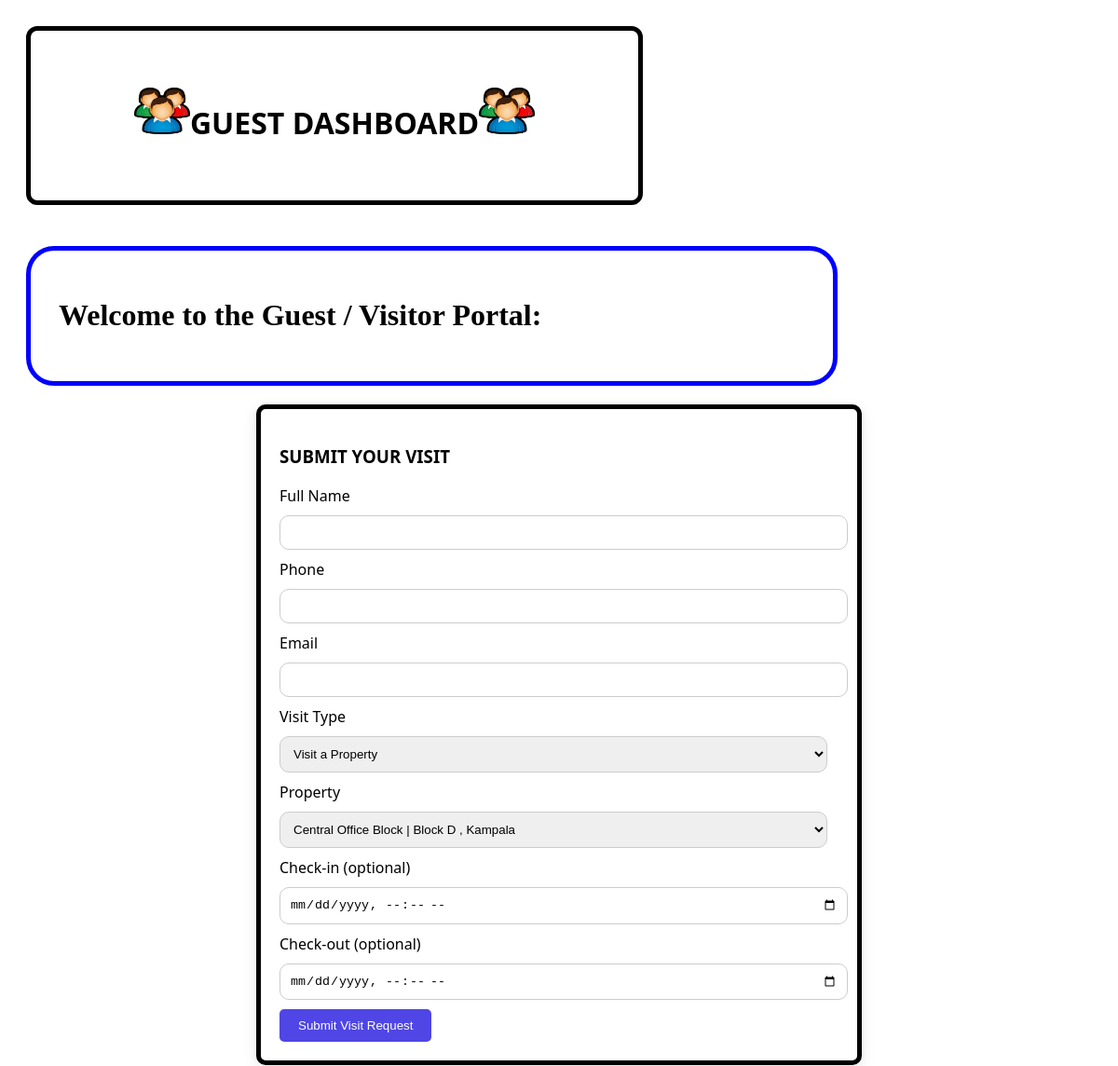
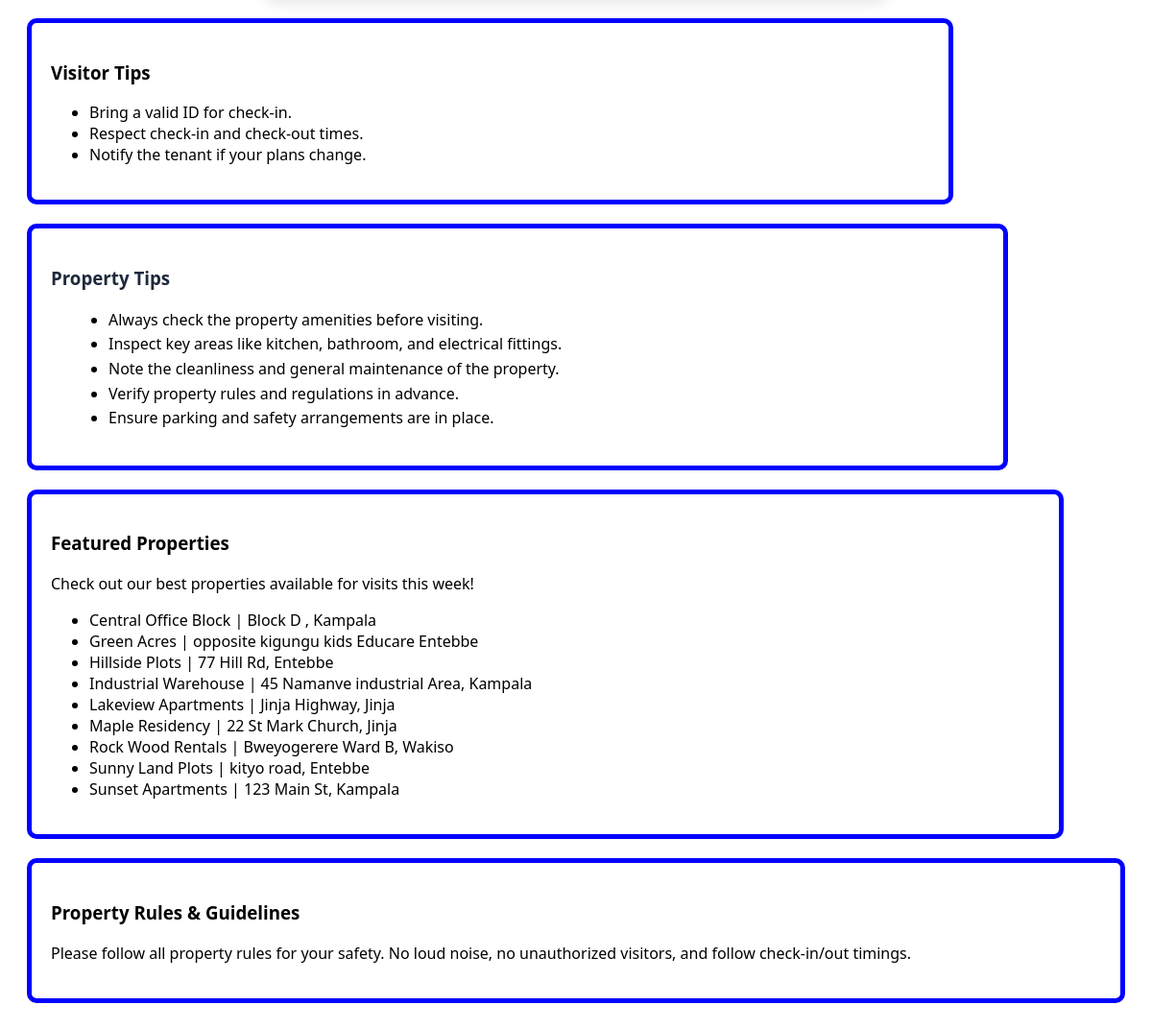
Screenshot of /guests.php with the database file from the repository (2 pictures, top to bottom).
### tables this page shows
CREATE TABLE IF NOT EXISTS `properties` (
  `id` int NOT NULL AUTO_INCREMENT,
  `owner_id` int DEFAULT NULL,
  `property_name` varchar(255) NOT NULL,
  `property_type` varchar(100) DEFAULT NULL,
  `address` text,
  `units` int DEFAULT '0',
  `rent_amount` decimal(10,2) DEFAULT '0.00',
  `created_at` timestamp NULL DEFAULT CURRENT_TIMESTAMP,
  `purpose` enum('Rent','Buy','Lease') DEFAULT 'Rent',
  `bedrooms` int DEFAULT NULL,
  `size_sqft` int DEFAULT NULL,
  `amenities` text,
  `latitude` decimal(10,7) DEFAULT NULL,
  `longitude` decimal(10,7) DEFAULT NULL,
  `broker_id` int DEFAULT NULL,
  `status` enum('available','occupied','archived','pending') DEFAULT 'pending',
  `description` text,
  `commission_rate` decimal(5,2) DEFAULT '0.00',
  `commission_percentage` decimal(5,2) DEFAULT '0.00' COMMENT 'Commission rate for broker in %',
  `image_path` varchar(255) DEFAULT NULL,
  `transaction_type` enum('rent','buy','lease') NOT NULL DEFAULT 'rent',
  PRIMARY KEY (`id`)
);

### guests.php (the view, shortened to what this page needs)
<?php
include "db_connect.php";
$guest_name = "";
$properties = mysqli_query($conn, "SELECT id, property_name, address FROM properties ORDER BY property_name ASC");
?>
<!DOCTYPE html>
<html lang="en">
<head>
</head>
<body>
      <div class="card" style="border:5px solid black; text-align:center; padding:40px; width:50%; border-radius:12px;  background:white;">
        <h1><img src="images/guest.png" alt="Photo" width="60px" height="50px">GUEST DASHBOARD<img src="images/guest.png" alt="Photo" width="60px" height="50px"></h1>
        </div><br><br>
       <div class="card" style="border:5px solid blue; padding: 30px;border-radius:30px;font-family: Times New Roman, Times, serif; width:70%">
        <h1> Welcome to the Guest / Visitor Portal:<?php if(!empty($guest_name)) echo " - " . htmlspecialchars($guest_name); ?></h1>
        </div>
<form method="POST">
    <h3><strong>SUBMIT YOUR VISIT</strong></h3>
    <label>Full Name </label>
    <input type="text" name="fullname" required>
    <label>Phone </label>
    <input type="text" name="phone" required>
    <label>Email </label>
    <input type="email" name="email" required>
    <label>Visit Type </label>
    <select name="visit_type" onchange="toggleVisit(this.value)">
        <option value="property">Visit a Property</option>
    </select>
    <div id="propertySelect">
        <label>Property </label>
        <select name="property_id">
            <?php while($p = mysqli_fetch_assoc($properties)): ?>
                <option value="<?= $p['id'] ?>"><?= htmlspecialchars($p['property_name'].' | '.$p['address']) ?></option>
            <?php endwhile; ?>
        </select>
    </div>
    <label>Check-in (optional)</label>
    <input type="datetime-local" name="check_in">
    <label>Check-out (optional)</label>
    <input type="datetime-local" name="check_out">
    <button type="submit" style="bg:blue;">Submit Visit Request</button>
</form>
     <div class="section" style="background:white; border:5px solid blue;  width:80%;">
        <h3>Visitor Tips</h3>
         <ul>
             <li>Bring a valid ID for check-in.</li>
             <li>Respect check-in and check-out times.</li>
             <li>Notify the tenant if your plans change.</li>
        </ul>
    </div>
    <div class="section" style="background:white; border-left:5px solid #0ea5e9; width:85%; border:5px solid blue;">
  <h3 style="color:#1e293b;">Property Tips</h3>
  <ul style="margin-left: 20px; line-height: 1.6;">
    <li>Always check the property amenities before visiting.</li>
    <li>Inspect key areas like kitchen, bathroom, and electrical fittings.</li>
    <li>Note the cleanliness and general maintenance of the property.</li>
    <li>Verify property rules and regulations in advance.</li>
    <li>Ensure parking and safety arrangements are in place.</li>
  </ul>
</div>
    <div class="section" style="background:white; border:5px solid blue;width:90%;">
  <h3>Featured Properties</h3>
  <p>Check out our best properties available for visits this week!</p>
  <ul>
      <?php
       mysqli_data_seek($properties, 0);
       while($prop = mysqli_fetch_assoc($properties)):
       ?>
  <li><?= htmlspecialchars($prop['property_name'] . ' | ' . $prop['address']) ?></li>
<?php endwhile; ?>
  </ul>
</div>
<div class="section"style=" border:5px solid blue;">
    <h3>Property Rules & Guidelines</h3>
    <p>Please follow all property rules for your safety. No loud noise, no unauthorized visitors, and follow check-in/out timings.</p>
</div>
</body>
</html>

### guests.php (style rules this page uses)
body { background-image: url('images/flo.png'); background-size: 110% 110%;background-position: center; animation: zoomBackground 20s ease-in-out infinite alternate; }
body { font-family:Segoe UI, sans-serif; padding:20px; }
form { max-width:600px; margin:20px auto; background:#fff; border:5px solid black; padding:20px; border-radius:10px; box-shadow:0 4px 15px rgba(0,0,0,0.1); }
input, select { width:98%; padding:10px; margin:10px 0; border:1px solid #ccc; border-radius:10px; }
button { padding:10px 20px; background:#4f46e5; color:#fff; border:none; border-radius:5px; cursor:pointer; }
.section { background:#fff; padding:20px; margin:20px 0; border-radius:10px; }

### rows the page displays
properties: property_name+address "Central Office Block | Block D , Kampala"
properties: property_name+address "Green Acres | opposite kigungu kids Educare Entebbe"
properties: property_name+address "Hillside Plots | 77 Hill Rd, Entebbe"
properties: property_name+address "Industrial Warehouse | 45 Namanve industrial Area, Kampala"
properties: property_name+address "Lakeview Apartments | Jinja Highway, Jinja"
properties: property_name+address "Maple Residency | 22 St Mark Church, Jinja"
properties: property_name+address "Rock Wood Rentals | Bweyogerere Ward B, Wakiso"
properties: property_name+address "Sunny Land Plots | kityo road, Entebbe"
properties: property_name+address "Sunset Apartments | 123 Main St, Kampala"

### other values shown
form field property_id "Central Office Block | Block D , Kampala"
